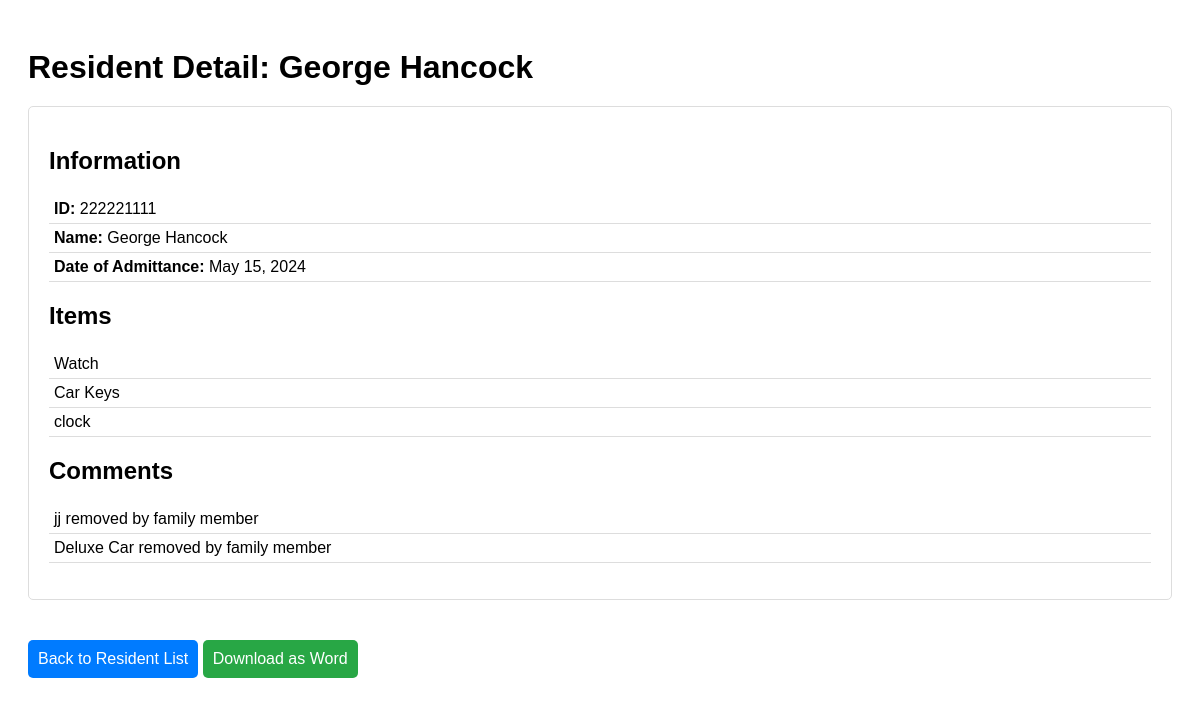
The app's page /resident/222221111/, older data.
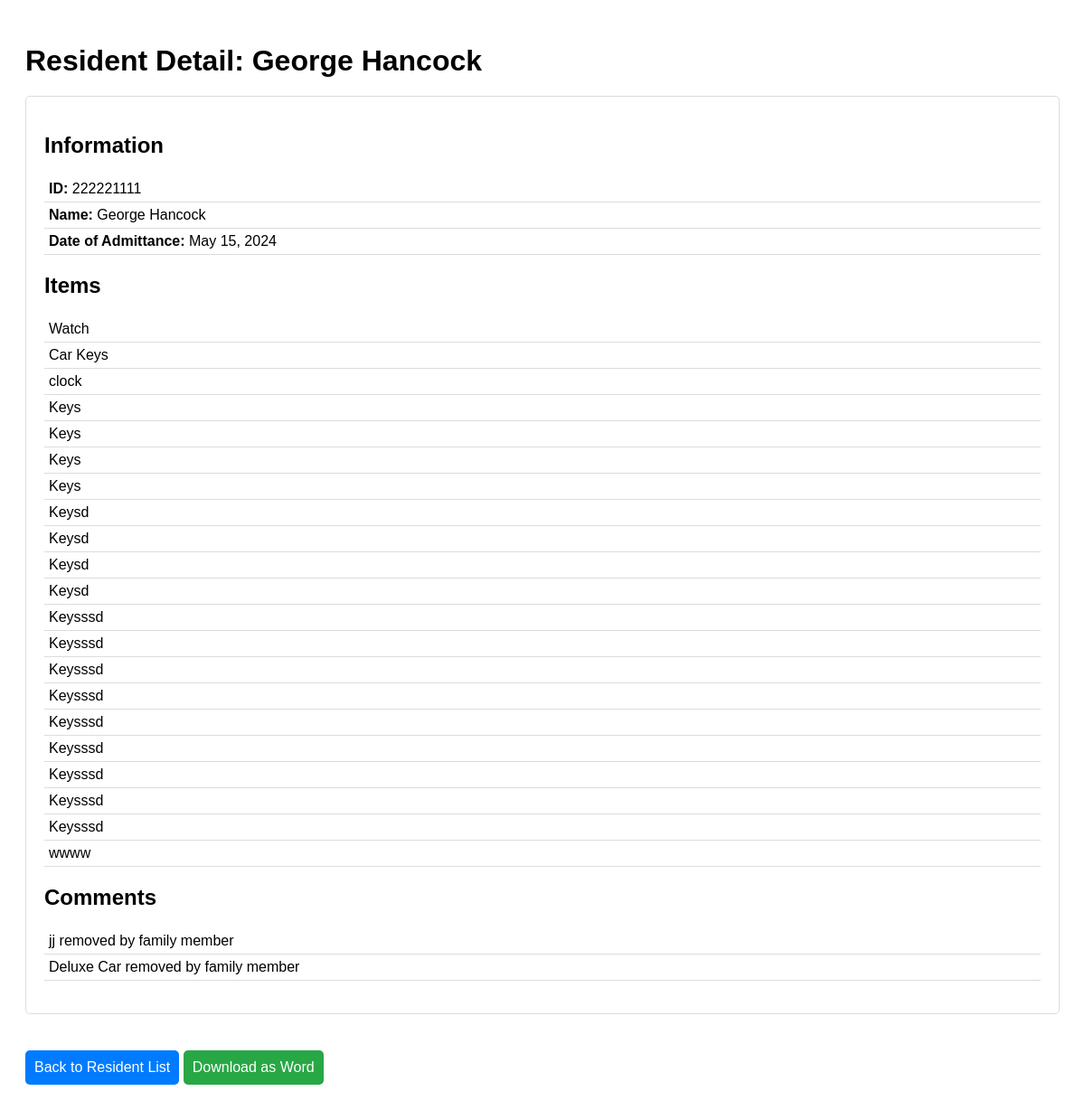
The same page, newer data.
### chat/models.py (models this page shows)
class Item(models.Model):
    name = models.CharField(max_length=255)

class Comment(models.Model):
    resident = models.ForeignKey(Resident, related_name='comments', on_delete=models.CASCADE)
    content = models.TextField()
    created_at = models.DateTimeField(auto_now_add=True)

### chat/views.py (the view)
# urls.py: path('resident/<int:resident_id>/', views.resident_detail, name='resident_detail'),
def resident_detail(request, resident_id):
    resident = get_object_or_404(Resident, pk=resident_id)
    items = resident.items.all()
    comments = resident.comments.all()
    if 'generate_word' in request.GET:
        return generate_resident_word(resident)
    return render(request, 'resident_detail.html', {
        'resident': resident,
        'items': items,
        'comments': comments
    })

### chat/models.py (called while the page is built)
    @property
    def name(self):
        return f"{self.first_name} {self.last_name}"

### templates/resident_detail.html (shortened to what this page needs)
<!DOCTYPE html>
<html lang="en">
  <head>
  </head>
  <body>
    <h1>Resident Detail: {{ resident.name }}</h1>
    <div class="details">
      <h2>Information</h2>
      <ul>
        <li><strong>ID:</strong> {{ resident.id }}</li>
        <li><strong>Name:</strong> {{ resident.name }}</li>
        <li>
          <strong>Date of Admittance:</strong> {{ resident.date_of_admittance }}
        </li>
      </ul>
      <div class="items">
        <h2>Items</h2>
        <ul>
          {% for item in items %}
          <li>{{ item.name }}</li>
          {% endfor %}
        </ul>
      </div>
      <div class="comments">
        <h2>Comments</h2>
        <ul>
          {% for comment in comments %}
          <li>{{ comment.content }}</li>
          {% endfor %}
        </ul>
      </div>
    </div>
    <a href="{% url 'regency' %}" class="back-link">Back to Resident List</a>
    <a href="?generate_word=true" class="download-link">Download as Word</a>
  </body>
</html>

Row changes from the older to the newer data that the page shows:
added Item: name "Keys"
added Item: name "Keys"
added Item: name "Keys"
added Item: name "Keys"
added Item: name "Keysd"
added Item: name "Keysd"
added Item: name "Keysd"
added Item: name "Keysd"
added Item: name "Keysssd"
added Item: name "Keysssd"
added Item: name "Keysssd"
added Item: name "Keysssd"
added Item: name "Keysssd"
added Item: name "Keysssd"
added Item: name "Keysssd"
added Item: name "Keysssd"
added Item: name "Keysssd"
added Item: name "wwww"
